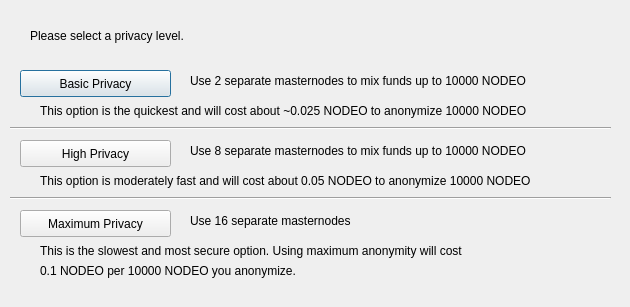
<?xml version="1.0" encoding="UTF-8"?>
<ui version="4.0">
 <class>ObfuscationConfig</class>
 <widget class="QDialog" name="ObfuscationConfig">
  <property name="geometry">
   <rect>
    <x>0</x>
    <y>0</y>
    <width>630</width>
    <height>307</height>
   </rect>
  </property>
  <property name="windowTitle">
   <string>Configure Obfuscation</string>
  </property>
  <widget class="QPushButton" name="buttonBasic">
   <property name="geometry">
    <rect>
     <x>20</x>
     <y>70</y>
     <width>151</width>
     <height>27</height>
    </rect>
   </property>
   <property name="text">
    <string>Basic Privacy</string>
   </property>
  </widget>
  <widget class="QPushButton" name="buttonHigh">
   <property name="geometry">
    <rect>
     <x>20</x>
     <y>140</y>
     <width>151</width>
     <height>27</height>
    </rect>
   </property>
   <property name="text">
    <string>High Privacy</string>
   </property>
  </widget>
  <widget class="QPushButton" name="buttonMax">
   <property name="geometry">
    <rect>
     <x>20</x>
     <y>210</y>
     <width>151</width>
     <height>27</height>
    </rect>
   </property>
   <property name="text">
    <string>Maximum Privacy</string>
   </property>
  </widget>
  <widget class="QLabel" name="label">
   <property name="geometry">
    <rect>
     <x>30</x>
     <y>20</y>
     <width>571</width>
     <height>31</height>
    </rect>
   </property>
   <property name="text">
    <string>Please select a privacy level.</string>
   </property>
  </widget>
  <widget class="QLabel" name="label_2">
   <property name="geometry">
    <rect>
     <x>190</x>
     <y>70</y>
     <width>421</width>
     <height>21</height>
    </rect>
   </property>
   <property name="text">
    <string>Use 2 separate masternodes to mix funds up to 10000 NODEO</string>
   </property>
  </widget>
  <widget class="QLabel" name="label_3">
   <property name="geometry">
    <rect>
     <x>190</x>
     <y>140</y>
     <width>411</width>
     <height>21</height>
    </rect>
   </property>
   <property name="text">
    <string>Use 8 separate masternodes to mix funds up to 10000 NODEO</string>
   </property>
  </widget>
  <widget class="QLabel" name="label_4">
   <property name="geometry">
    <rect>
     <x>190</x>
     <y>210</y>
     <width>421</width>
     <height>21</height>
    </rect>
   </property>
   <property name="text">
    <string>Use 16 separate masternodes</string>
   </property>
  </widget>
  <widget class="QLabel" name="label_6">
   <property name="geometry">
    <rect>
     <x>40</x>
     <y>100</y>
     <width>561</width>
     <height>21</height>
    </rect>
   </property>
   <property name="text">
    <string>This option is the quickest and will cost about ~0.025 NODEO to anonymize 10000 NODEO</string>
   </property>
  </widget>
  <widget class="QLabel" name="label_7">
   <property name="geometry">
    <rect>
     <x>40</x>
     <y>170</y>
     <width>561</width>
     <height>21</height>
    </rect>
   </property>
   <property name="text">
    <string>This option is moderately fast and will cost about 0.05 NODEO to anonymize 10000 NODEO</string>
   </property>
  </widget>
  <widget class="QLabel" name="label_8">
   <property name="geometry">
    <rect>
     <x>40</x>
     <y>240</y>
     <width>561</width>
     <height>21</height>
    </rect>
   </property>
   <property name="text">
    <string>This is the slowest and most secure option. Using maximum anonymity will cost</string>
   </property>
  </widget>
  <widget class="QLabel" name="label_9">
   <property name="geometry">
    <rect>
     <x>40</x>
     <y>260</y>
     <width>561</width>
     <height>21</height>
    </rect>
   </property>
   <property name="text">
    <string>0.1 NODEO per 10000 NODEO you anonymize.</string>
   </property>
  </widget>
  <widget class="Line" name="line">
   <property name="geometry">
    <rect>
     <x>10</x>
     <y>120</y>
     <width>601</width>
     <height>16</height>
    </rect>
   </property>
   <property name="orientation">
    <enum>Qt::Horizontal</enum>
   </property>
  </widget>
  <widget class="Line" name="line_2">
   <property name="geometry">
    <rect>
     <x>10</x>
     <y>190</y>
     <width>601</width>
     <height>16</height>
    </rect>
   </property>
   <property name="orientation">
    <enum>Qt::Horizontal</enum>
   </property>
  </widget>
 </widget>
 <resources/>
 <connections/>
</ui>
